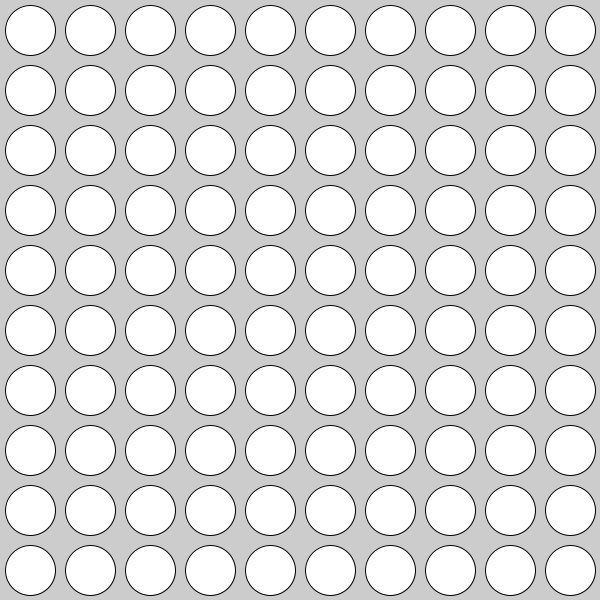
Frame 1 (no input)
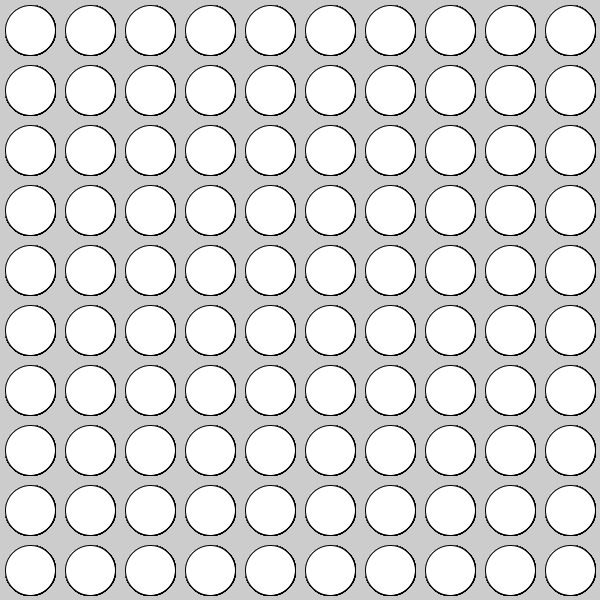
Frame 60 (the mouse pressed at the canvas centre just before this capture)
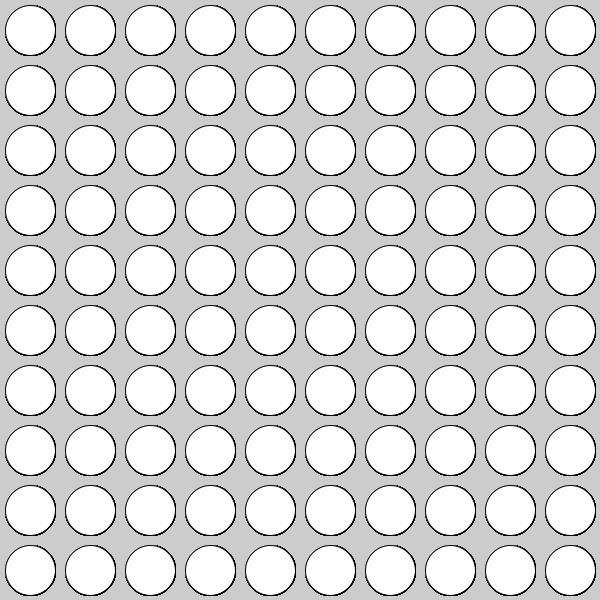
Frame 120 (the mouse held since frame 60 and released just before this capture)

The Processing sketch that drew these frames (run headless with seeded random() and noise(); from frame 60 on, the mouse is pressed at the canvas centre):

// Processing sketch: q7
// ── q7.pde
void setup() {
  size(600, 600);
}

void draw() {
  for (int i = 0; i < 10; i++) {
    for (int j = 0; j < 10; j++) {
      ellipse(i * 60+30, j * 60+30, 50, 50);
    }
  }
}
